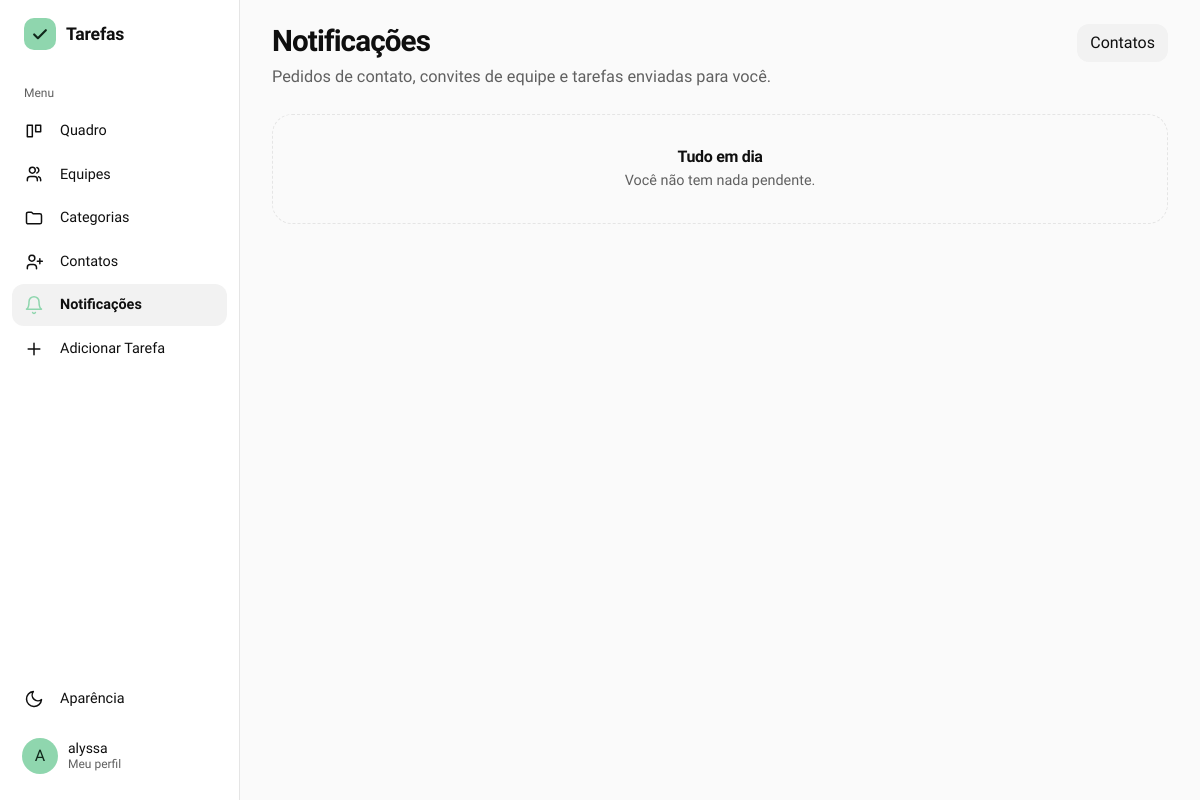
/notificacoes (signed in), run on an earlier commit of the app's database.
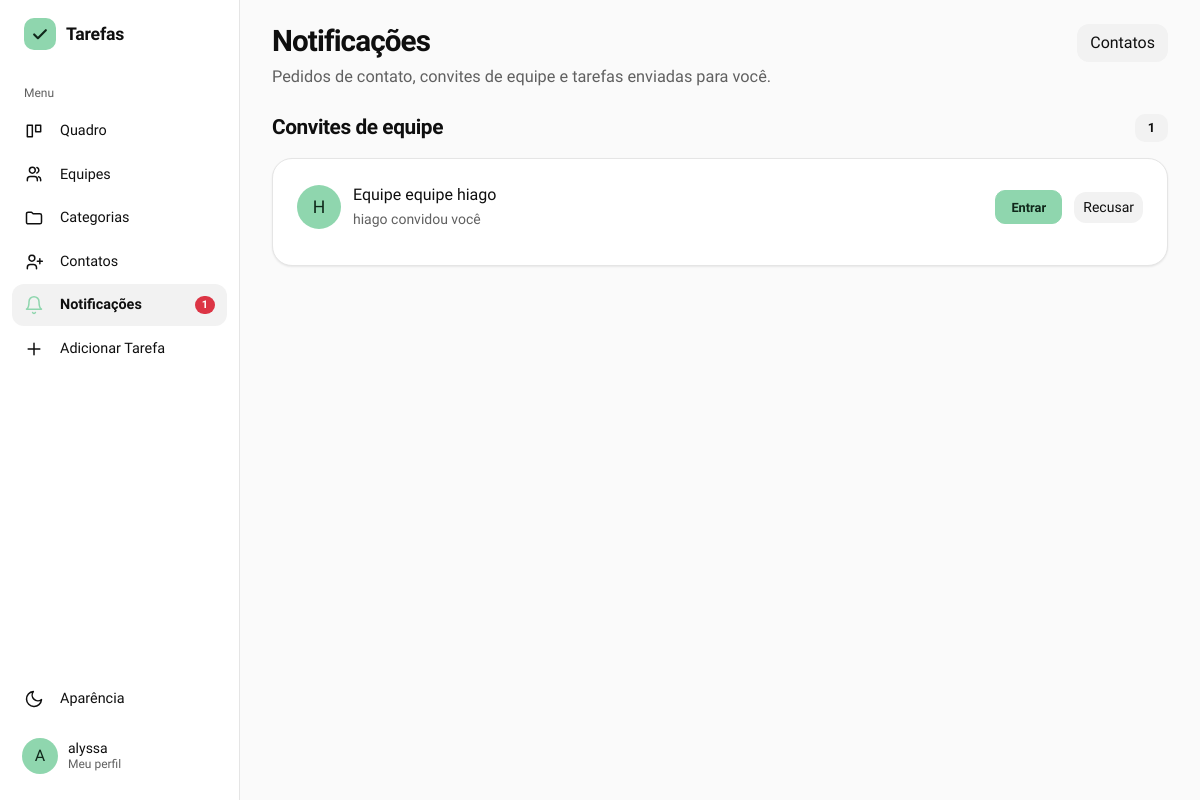
And on a later commit of the database.
### gerenciador_de_tarefas/models.py (models this page shows)
class Usuario(db.Model, UserMixin):
    id = db.Column(db.Integer, primary_key=True)
    nomeUsuario = db.Column(db.String(50), unique=True, nullable=False)
    email = db.Column(db.String(254), unique=True, nullable=False)
    senha = db.Column(db.String(255), nullable=False)
    nome = db.Column(db.String(100), nullable=False)
    tarefasCriadas = db.relationship('Tarefa', backref='criador', foreign_keys='Tarefa.criador_id', lazy=True)
    tarefasAtribuidas = db.relationship('Tarefa', backref='responsavel', foreign_keys='Tarefa.responsavel_id', lazy=True)
    cargo = db.Column(db.String(20), nullable=False, default='usuario') #admin ou usuario
    foto_perfil = db.Column(db.String(200), nullable=True, default='default.png')
    ordenacao_quadro = db.Column(db.String(30), nullable=False, default='padrao')

class ConviteEquipe(db.Model):
    id = db.Column(db.Integer, primary_key=True)
    equipe_id = db.Column(db.Integer, db.ForeignKey('equipe.id'), nullable=False)
    convidado_id = db.Column(db.Integer, db.ForeignKey('usuario.id'), nullable=False)
    convidante_id = db.Column(db.Integer, db.ForeignKey('usuario.id'), nullable=False)
    criado_em = db.Column(db.DateTime, default=datetime.now)
    equipe = db.relationship('Equipe', backref=db.backref('convites', cascade='all, delete-orphan'))
    convidado = db.relationship('Usuario', foreign_keys=[convidado_id])
    convidante = db.relationship('Usuario', foreign_keys=[convidante_id])
    __table_args__ = (db.UniqueConstraint('equipe_id', 'convidado_id'),)

class Equipe(db.Model):
    id = db.Column(db.Integer, primary_key=True)
    nome = db.Column(db.String(100), nullable=False)
    codigo_acesso = db.Column(db.String(12), unique=True, nullable=False)
    dono_id = db.Column(db.Integer, db.ForeignKey('usuario.id'), nullable=False)
    dono = db.relationship('Usuario', foreign_keys=[dono_id])
    membros = db.relationship('MembroEquipe', backref='equipe', cascade='all, delete-orphan', lazy=True)
    tarefas = db.relationship('Tarefa', backref='equipe', lazy=True)

### gerenciador_de_tarefas/app.py (the view)
@app.route('/notificacoes')
@login_required
def notificacoes():
    pedidos = Contato.query.filter_by(
        destinatario_id=current_user.id, status='pendente'
    ).order_by(Contato.criado_em.desc()).all()
    convites = ConviteEquipe.query.filter_by(
        convidado_id=current_user.id
    ).order_by(ConviteEquipe.criado_em.desc()).all()
    tarefas = Tarefa.query.filter_by(
        responsavel_id=current_user.id, aceite='aguardando'
    ).order_by(Tarefa.id.desc()).all()
    return render_template('notificacoes.html', pedidos=pedidos, convites=convites, tarefas=tarefas)

### gerenciador_de_tarefas/app.py (called while the page is built)
@login_manager.user_loader
def load_user(user_id):
    return db.session.get(Usuario, int(user_id))

@app.context_processor
def injetar_categorias_globais():
    if current_user.is_authenticated:
        return dict(categorias_globais=categorias_acessiveis())
    return dict(categorias_globais=[])

@app.context_processor
def injetar_notificacoes():
    if not current_user.is_authenticated:
        return dict(n_notificacoes=0)
    n = (Contato.query.filter_by(destinatario_id=current_user.id, status='pendente').count()
         + ConviteEquipe.query.filter_by(convidado_id=current_user.id).count()
         + Tarefa.query.filter_by(responsavel_id=current_user.id, aceite='aguardando').count())
    return dict(n_notificacoes=n)

def categorias_do_usuario():
    return Categoria.query.filter_by(usuario_id=current_user.id).order_by(Categoria.nome).all()

def categorias_acessiveis():
    proprias = categorias_do_usuario()
    de_outros = [cs.categoria for cs in CategoriaCompartilhada.query.filter_by(usuario_id=current_user.id).all()]
    return proprias + sorted(de_outros, key=lambda c: c.nome.lower())

### gerenciador_de_tarefas/templates/notificacoes.html (shortened to what this page needs)
{% extends "base.html" %}
{% block content %}
{% macro avatar(u) -%}
    {% if u.foto_perfil and u.foto_perfil != 'default.png' %}
        <img src="{{ url_for('static', filename='uploads/' + u.foto_perfil) }}" alt="" class="usuario-foto" />
    {% else %}
        <span class="usuario-foto">{{ u.nomeUsuario[:1]|upper }}</span>
    {% endif %}
{%- endmacro %}
<div class="eq-topo">
    <div>
        <h1 class="titulo-pagina">Notificações</h1>
        <p class="eq-subtitulo">Pedidos de contato, convites de equipe e tarefas enviadas para você.</p>
    </div>
    <a href="{{ url_for('contatos') }}" class="btn btn-outline-secondary">Contatos</a>
</div>
{% if not pedidos and not convites and not tarefas %}
<div class="eq-vazio">
    <h3 class="eq-vazio-titulo">Tudo em dia</h3>
    <p>Você não tem nada pendente.</p>
</div>
{% endif %}
{% if convites %}
<section class="eq-secao">
    <div class="eq-secao-cab">
        <h2 class="eq-secao-titulo">Convites de equipe</h2>
        <span class="eq-contagem">{{ convites|length }}</span>
    </div>
    <div class="cartao">
        {% for c in convites %}
        <div class="eqp-membro">
            {{ avatar(c.convidante) }}
            <div style="flex: 1; min-width: 0;">
                <div class="eqp-membro-nome">Equipe {{ c.equipe.nome }}</div>
                <small class="text-secondary">{{ c.convidante.nomeUsuario }} convidou você</small>
            </div>
            <form method="POST" action="{{ url_for('aceitar_convite', convite_id=c.id) }}">
                <button type="submit" class="btn btn-principal btn-sm">Entrar</button>
            </form>
            <form method="POST" action="{{ url_for('recusar_convite', convite_id=c.id) }}">
                <button type="submit" class="btn btn-outline-secondary btn-sm">Recusar</button>
            </form>
        </div>
        {% endfor %}
    </div>
</section>
{% endif %}
{% endblock %}

### gerenciador_de_tarefas/templates/base.html (shortened to what the changed rows need)
<!doctype html>
<html lang="pt-br">
  <head>
    <link
      rel="stylesheet"
      href="https://cdn.jsdelivr.net/npm/bootstrap@5.3.0/dist/css/bootstrap.min.css"
    />
    <link
      rel="stylesheet"
      href="{{ url_for('static', filename='static.css') }}"
    />
    <link rel="stylesheet" href="https://cdn.jsdelivr.net/npm/flatpickr/dist/flatpickr.min.css">
    <link rel="stylesheet" href="https://cdn.jsdelivr.net/npm/flatpickr/dist/themes/dark.css">
  </head>
  <body>
    {% set ep = request.endpoint or '' %}
    {% if current_user.is_authenticated %}
    <div class="app">
      <aside class="lateral" aria-label="Menu principal">
        <a class="menu-item {{ 'ativo' if ep == 'notificacoes' }}" href="{{ url_for('notificacoes') }}">
          <svg viewBox="0 0 24 24" fill="none" stroke="currentColor" stroke-width="1.8" stroke-linecap="round" stroke-linejoin="round" aria-hidden="true"><path d="M6 8a6 6 0 0112 0c0 7 3 9 3 9H3s3-2 3-9M10.3 21a1.9 1.9 0 003.4 0"/></svg>
          <span>Notificações</span>
          {% if n_notificacoes %}<span class="badge rounded-pill text-bg-danger ms-auto">{{ n_notificacoes }}</span>{% endif %}
        </a>
      </aside>
      <main class="conteudo">
        <div class="conteudo-interno">
    {% endif %}
    {% block content %}{% endblock %}
    {% if current_user.is_authenticated %}
        </div>
      </main>
    </div>
    {% else %}
    </main>
    {% endif %}
  </body>
</html>

What changed in the data, as far as the page shows it:
added ConviteEquipe: equipe.nome "equipe hiago", convidante.nomeUsuario "hiago"
now on this page (row unchanged): Usuario: nomeUsuario "H"
Also different on the page:
{{ n_notificacoes }}: (not shown) → "1"
{{ convites|length }}: (not shown) → "1"
text no longer shown: "Tudo em dia Você não tem nada pendente."
text now shown: "Convites de equipe"
